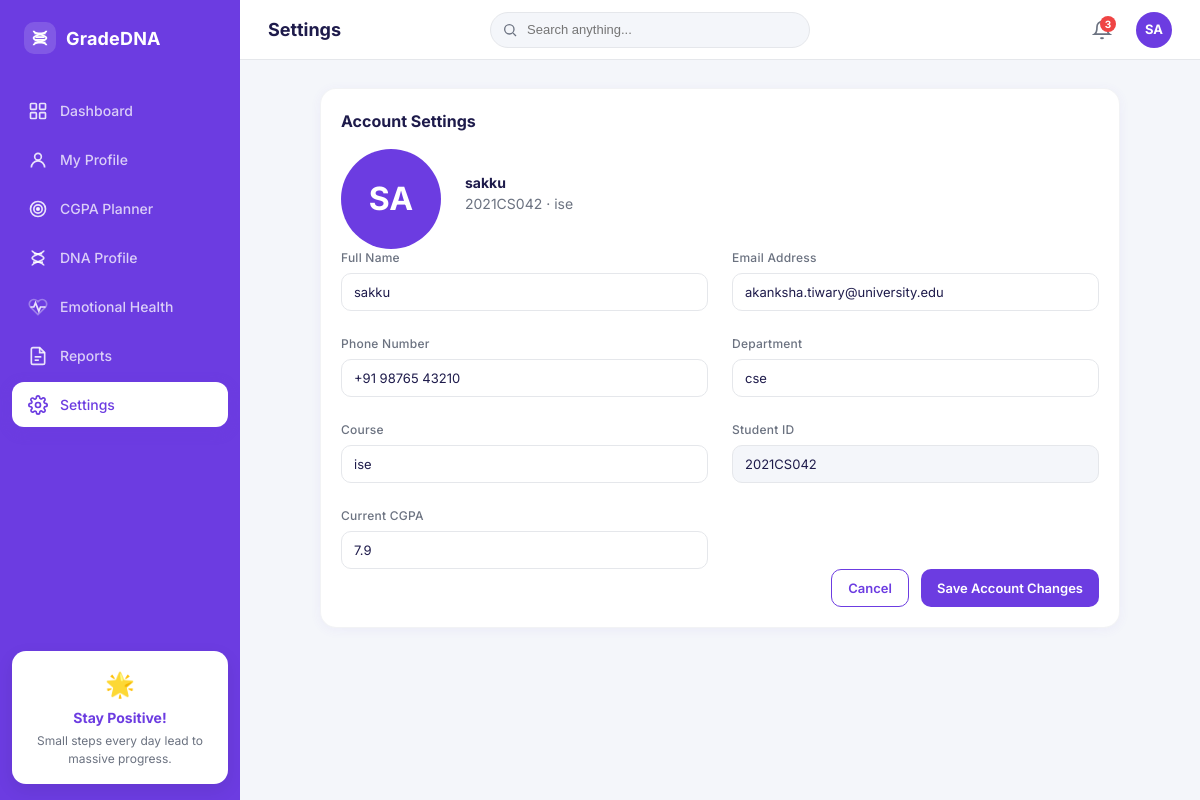
/settings/, run on the app's committed database.
### analytics/models.py (models this page shows, shortened)
class Student(models.Model):
    student_id = models.CharField(max_length=50, unique=True)
    name = models.CharField(max_length=255)
    email = models.EmailField(max_length=255, null=True, blank=True)
    phone = models.CharField(max_length=20, null=True, blank=True)
    course = models.CharField(max_length=255, null=True, blank=True)
    department = models.CharField(max_length=100)
    semester = models.IntegerField()
    roll_no = models.CharField(max_length=50, null=True, blank=True)
    admission_year = models.CharField(max_length=4, null=True, blank=True)
    target_cgpa = models.FloatField(null=True, blank=True, default=8.5)
    current_cgpa = models.FloatField(null=True, blank=True, default=7.24)
    @property
    def initials(self):
        parts = self.name.split()
        if len(parts) >= 2:
            return (parts[0][0] + parts[-1][0]).upper()
        return self.name[:2].upper()

### analytics/views.py (the view, shortened to what this page needs)
# urls.py: path('settings/', views.settings_page, name='settings_page'),
def settings_page(request):
    student = _get_student()
    ctx = _shell_context("settings", "Settings")
    dataset_counts = {}
    try:
        csv_path = os.path.join(settings.BASE_DIR, "static", "data", "student_wellness_reference.csv")
        if os.path.exists(csv_path):
            with open(csv_path, "r", encoding="utf-8") as f:
                reader = csv.DictReader(f)
                from collections import Counter
                moods = [row["mood"] for row in reader if row.get("mood")]
                dataset_counts = dict(Counter(moods))
    except Exception:
        pass
    ctx.update({
        "dataset_counts": dataset_counts
    })
    return render(request, "pages/settings.html", ctx)

### analytics/views.py (called while the page is built)
def _get_student():
    s, created = Student.objects.get_or_create(
        student_id="2021CS042",
        defaults={
            "name": "Akanksha Tiwary",
            "email": "akanksha.tiwary@university.edu",
            "phone": "+91 98765 43210",
            "course": "Computer Science Engineering",
            "department": "Computer Science",
            "semester": 6,
            "roll_no": "CSE-042",
            "admission_year": "2021",
            "target_cgpa": 8.50,
        }
    )
    return s

def _shell_context(active, page_title, page_subtitle=""):
    return {
        "active_page": active,
        "page_title": page_title,
        "page_subtitle": page_subtitle,
        "student": _get_student(),
        "notification_count": 3,
    }

### templates/pages/settings.html (shortened to what this page needs)
{% extends 'base.html' %}
{% block content %}
<form method="POST" class="card" style="max-width: 800px; margin: 0 auto;">
    <div class="section-title mb-4">Account Settings</div>
    <div class="flex items-center gap-6 mb-6 pb-6 border-b" style="border-color: var(--border-color);">
        <div class="greeting-avatar" style="width:100px;height:100px;font-size:32px;">{{ student.initials }}</div>
        <div>
            <div class="font-bold text-lg">{{ student.name }}</div>
            <div class="text-secondary mb-3">{{ student.student_id }} · {{ student.course }}</div>
        </div>
    </div>
    <div class="grid grid-2 gap-6">
        <div>
            <label class="field-label">Full Name</label>
            <input class="input" name="name" value="{{ student.name }}">
        </div>
        <div>
            <label class="field-label">Email Address</label>
            <input class="input" name="email" value="{{ student.email }}">
        </div>
        <div>
            <label class="field-label">Phone Number</label>
            <input class="input" name="phone" value="{{ student.phone }}">
        </div>
        <div>
            <label class="field-label">Department</label>
            <input class="input" name="department" value="{{ student.department }}">
        </div>
        <div>
            <label class="field-label">Course</label>
            <input class="input" name="course" value="{{ student.course }}">
        </div>
        <div>
            <label class="field-label">Student ID</label>
            <input class="input" value="{{ student.student_id }}" readonly style="background:var(--bg-page); cursor:not-allowed;">
        </div>
        <div>
            <label class="field-label">Current CGPA</label>
            <input class="input" name="current_cgpa" type="number" step="0.01" min="0" max="10" value="{{ student.current_cgpa }}">
        </div>
    </div>
    <div class="mt-8 pt-6 border-t" style="border-color: var(--border-color); display: flex; justify-content: flex-end; gap: 12px;">
        <button type="reset" class="btn btn-outline">Cancel</button>
        <button type="submit" class="btn btn-primary">Save Account Changes</button>
    </div>
</form>
{% endblock %}

### templates/base.html (shortened to what this page needs)
{% load static %}<!DOCTYPE html>
<html lang="en">
<head>
    <link rel="stylesheet" href="{% static 'css/app.css' %}">
</head>
<body>
    <div class="app-shell">
        <aside class="sidebar" id="sidebar">
            <div class="sidebar-logo">
                <div class="sidebar-logo-icon">
                    <svg viewBox="0 0 24 24" fill="none" stroke="currentColor" stroke-width="2">
                        <path d="M5 4c0 4 14 4 14 8s-14 4-14 8"/>
                        <path d="M19 4c0 4-14 4-14 8s14 4 14 8"/>
                        <line x1="6" y1="7" x2="18" y2="7"/>
                        <line x1="7" y1="11" x2="17" y2="11"/>
                        <line x1="7" y1="14" x2="17" y2="14"/>
                        <line x1="6" y1="17" x2="18" y2="17"/>
                    </svg>
                </div>
                <span>GradeDNA</span>
            </div>
            <nav class="sidebar-nav">
                {% include 'partials/nav_item.html' with key='dashboard' label='Dashboard' url='dashboard' icon='grid' %}
                {% include 'partials/nav_item.html' with key='my-profile' label='My Profile' url='my_profile' icon='user' %}
                {% include 'partials/nav_item.html' with key='cgpa-planner' label='CGPA Planner' url='cgpa_planner' icon='target' %}
                {% include 'partials/nav_item.html' with key='dna-profile' label='DNA Profile' url='dna_profile' icon='dna' %}
                {% include 'partials/nav_item.html' with key='emotional-health' label='Emotional Health' url='emotional_health' icon='heart' %}
                {% include 'partials/nav_item.html' with key='reports' label='Reports' url='reports' icon='document' %}
                {% include 'partials/nav_item.html' with key='settings' label='Settings' url='settings_page' icon='gear' %}
            </nav>
            <div class="sidebar-motivator">
                <div class="emoji">🌟</div>
                <div class="title">Stay Positive!</div>
                <p>Small steps every day lead to massive progress.</p>
            </div>
        </aside>
        <main class="main">
            <header class="topbar">
                <div class="topbar-left">
                    <h1 class="topbar-title">{{ page_title }}</h1>
                </div>
                <div class="topbar-search">
                    <svg viewBox="0 0 24 24" fill="none" stroke="currentColor" stroke-width="2">
                        <circle cx="11" cy="11" r="7"/>
                        <line x1="21" y1="21" x2="16.65" y2="16.65"/>
                    </svg>
                    <input type="text" placeholder="Search anything...">
                </div>
                <div class="topbar-right">
                    <button class="bell">
                        {% if notification_count %}<span class="bell-badge">{{ notification_count }}</span>{% endif %}
                    </button>
                    <div class="avatar">{{ student.initials }}</div>
                </div>
            </header>
            <div class="page-area">
                <div class="page-content fade-in">
                    {% block content %}{% endblock %}
                </div>
            </div>
        </main>
    </div>
</body>
</html>

### data on the page
Student: initials "SA", name "sakku", student_id "2021CS042", course "ise", email "akanksha.tiwary@university.edu", phone "+91 98765 43210", department "cse", current_cgpa "7.9"

### other printed values
{{ label }} "Dashboard My Profile CGPA Planner DNA Profile Emotional Health Reports Settings"
{{ page_title }} "Settings"
{{ notification_count }} "3"
